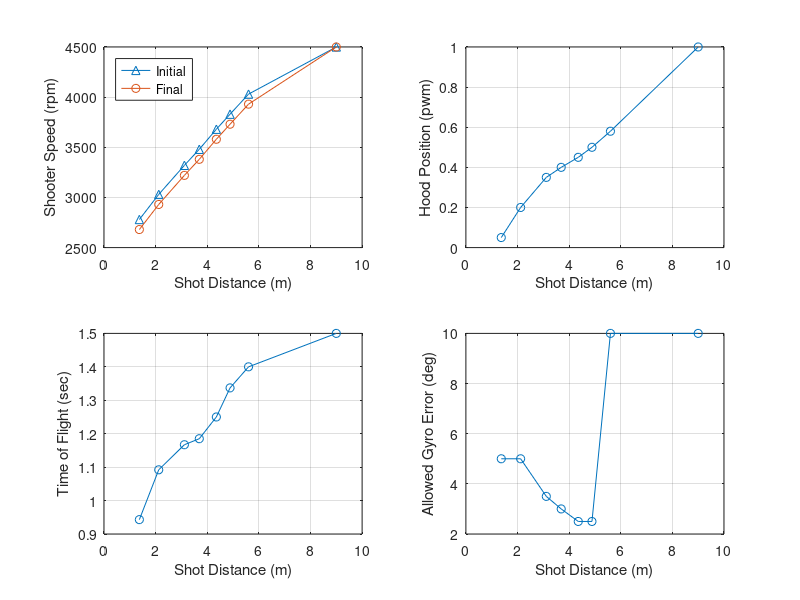

Recreate this plot in MATLAB.
%% Output Overrides
TEST_Output_Override_Flag = 0;
TEST_Transfer_Motor_DC_OV = 0;
TEST_Feeder_Motor_DC_OV = 0;
TEST_Desired_Shooter_Speed_OV = 0;
TEST_Desired_Shooter_FF_DC_OV = 0;
TEST_Desired_Hood_Enable_OV = 0;
TEST_Desired_Hood_Pos_OV = 0.05;
TEST_Intake_Arm_Motor_DC_OV = 0;
TEST_Intake_Roller_Motor_DC_OV = 0;

%% Field Element Position Data
Field_BlueAllianceZoneX = 182.11*0.0254;             % Meters
Field_RedAllianceZoneX  = (651.22-182.11)*0.0254;    % Meters
Field_Blue_Hub_X        = 182.11*0.0254;             % Meters
Field_Hub_Y             = 158.84*0.0254;             % Meters
Field_Red_Hub_X         = (651.22-182.11)*0.0254;    % Meters
Field_Pass_Y_Top        = (317.69-(96))*0.0254;
Field_Pass_Y_Bottom     = (96)*0.0254;
Field_Blue_Pass_X       = (156.61/2)*0.0254;
Field_Red_Pass_X        = (651.22-((156.61/2)))*0.0254;
Blue_Hub_LeftX = 5.1717;
Blue_Hub_RightX = 5.1717;
Blue_Hub_RightY = 4.548;
Blue_Hub_LeftY = 3.354;
Red_Hub_LeftX = 11.369;
Red_Hub_RightX = 11.369;
Red_Hub_RightY = 3.354;
Red_Hub_LeftY = 4.548;
Field_Width = 317.69 * 0.0254;
Field_Length = 691.22 * 0.0254;
Field_Length_Half = (Field_Length)/2;
%% Shooting Control Data
% Targets
Rebuilt_Transfer_Minimum_Factor = 0.8;
Rebuilt_Target_Transfer_Speed = 4000;   % rpm
Rebuilt_Negative_Feeder_Speed = -3000;  % this was -1000 with a 1:1 gear ratio
Rebuilt_Target_Feeder_Speed = 3*Rebuilt_Target_Transfer_Speed*0.84;  % rpm
% The 3 factor is for the 3:1 gear box.
% The 0.84 factor sets feeder belt linear speed to match transfer wheel surface linear speed
% Assumes 4 inch diameter transfer wheels and 24 tooth pulleys driving the belts

Rebuilt_Shot_Init_Time = 0.4; % Seconds

% Condition Checks
Rebuilt_Shoot_Robot_Velocity_Max = 1.7;   % meter/second
Rebuilt_Shoot_Motor_Max_Error = 100;    % rpm
Rebuilt_Shoot_Hood_Pos_Max_Error = 0.03;    % pwm position
Feeder_Max_Pulsetime = 1000; % seconds

% Check if Hub is Active for Scoring
Rebuilt_Match_Time_Transition  = 10; 
Rebuilt_Match_Time_Shift_1  = 35; 
Rebuilt_Match_Time_Shift_2  = 60; 
Rebuilt_Match_Time_Shift_3  = 85;
Rebuilt_Match_Time_Shift_4  = 110;
Rebuilt_Match_Time_Auto_Timer  = 30;
Rebuilt_Match_Time_Shift_Timer  = 25;
Rebuilt_Match_Time_End_Game_Timer = 30; 
Rebuilt_Match_Time_Shoot_Early = 2;

% Iteration error target threshold
Rebuilt_Shoot_Target_Error_Thresh = 0.1;    % Meters

Rebuilt_Des_Gyro_Shoot_Offset = 0;  % Degrees

% Distance (m)
Rebuilt_Shoot_Dist_0 = 1.370;
Rebuilt_Shoot_Dist_1 = 2.120;
Rebuilt_Shoot_Dist_2 = 3.115;
Rebuilt_Shoot_Dist_3 = 3.692;
Rebuilt_Shoot_Dist_4 = 4.353;
Rebuilt_Shoot_Dist_5 = 4.884;
Rebuilt_Shoot_Dist_6 = 5.6;
Rebuilt_Shoot_Dist_7 = 9.0;

% Desired_Shooter_Motor_Speed (rpm)
Rebuilt_Shoot_Shooter_Spd_0 = 2680;
Rebuilt_Shoot_Shooter_Spd_1 = 2930;
Rebuilt_Shoot_Shooter_Spd_2 = 3220;
Rebuilt_Shoot_Shooter_Spd_3 = 3380;
Rebuilt_Shoot_Shooter_Spd_4 = 3580;
Rebuilt_Shoot_Shooter_Spd_5 = 3730;
Rebuilt_Shoot_Shooter_Spd_6 = 3930;
Rebuilt_Shoot_Shooter_Spd_7 = 4500;

delta = 100;
% Desired_Shooter_Motor_Speed Init (rpm)
Rebuilt_Shoot_Shooter_Spd_I_0 = Rebuilt_Shoot_Shooter_Spd_0+delta;
Rebuilt_Shoot_Shooter_Spd_I_1 = Rebuilt_Shoot_Shooter_Spd_1+delta;
Rebuilt_Shoot_Shooter_Spd_I_2 = Rebuilt_Shoot_Shooter_Spd_2+delta;
Rebuilt_Shoot_Shooter_Spd_I_3 = Rebuilt_Shoot_Shooter_Spd_3+delta;
Rebuilt_Shoot_Shooter_Spd_I_4 = Rebuilt_Shoot_Shooter_Spd_4+delta;
Rebuilt_Shoot_Shooter_Spd_I_5 = Rebuilt_Shoot_Shooter_Spd_5+delta;
Rebuilt_Shoot_Shooter_Spd_I_6 = Rebuilt_Shoot_Shooter_Spd_6+delta;
Rebuilt_Shoot_Shooter_Spd_I_7 = Rebuilt_Shoot_Shooter_Spd_7;
clear delta

% Desired Hood Position (pwm)
Rebuilt_Shoot_Hood_Pos_0 = 0.05;
Rebuilt_Shoot_Hood_Pos_1 = 0.20;
Rebuilt_Shoot_Hood_Pos_2 = 0.35;
Rebuilt_Shoot_Hood_Pos_3 = 0.4;
Rebuilt_Shoot_Hood_Pos_4 = 0.45;
Rebuilt_Shoot_Hood_Pos_5 = 0.5;
Rebuilt_Shoot_Hood_Pos_6 = 0.58;
Rebuilt_Shoot_Hood_Pos_7 = 1;

% Time of Flight (sec)
Rebuilt_Shoot_TOF_0 = 0.943;
Rebuilt_Shoot_TOF_1 = 1.092;
Rebuilt_Shoot_TOF_2 = 1.167;
Rebuilt_Shoot_TOF_3 = 1.185;
Rebuilt_Shoot_TOF_4 = 1.250;
Rebuilt_Shoot_TOF_5 = 1.337;
Rebuilt_Shoot_TOF_6 = 1.4;
Rebuilt_Shoot_TOF_7 = 1.5;

% Allowed Gyro Error (degrees ... convert to radians in model)
Rebuilt_Shoot_Gyro_Err_0 = 5;
Rebuilt_Shoot_Gyro_Err_1 = 5;
Rebuilt_Shoot_Gyro_Err_2 = 3.5;
Rebuilt_Shoot_Gyro_Err_3 = 3.0;
Rebuilt_Shoot_Gyro_Err_4 = 2.5;
Rebuilt_Shoot_Gyro_Err_5 = 2.5;
Rebuilt_Shoot_Gyro_Err_6 = 10;
Rebuilt_Shoot_Gyro_Err_7 = 10;

% PLOT TABLES
    plot_dist     = [Rebuilt_Shoot_Dist_0 Rebuilt_Shoot_Dist_1 Rebuilt_Shoot_Dist_2 Rebuilt_Shoot_Dist_3 Rebuilt_Shoot_Dist_4 Rebuilt_Shoot_Dist_5 Rebuilt_Shoot_Dist_6 Rebuilt_Shoot_Dist_7];
    plot_shooter_i= [Rebuilt_Shoot_Shooter_Spd_I_0 Rebuilt_Shoot_Shooter_Spd_I_1 Rebuilt_Shoot_Shooter_Spd_I_2 Rebuilt_Shoot_Shooter_Spd_I_3 Rebuilt_Shoot_Shooter_Spd_I_4 Rebuilt_Shoot_Shooter_Spd_I_5 Rebuilt_Shoot_Shooter_Spd_I_6 Rebuilt_Shoot_Shooter_Spd_I_7];
    plot_shooter  = [Rebuilt_Shoot_Shooter_Spd_0 Rebuilt_Shoot_Shooter_Spd_1 Rebuilt_Shoot_Shooter_Spd_2 Rebuilt_Shoot_Shooter_Spd_3 Rebuilt_Shoot_Shooter_Spd_4 Rebuilt_Shoot_Shooter_Spd_5 Rebuilt_Shoot_Shooter_Spd_6 Rebuilt_Shoot_Shooter_Spd_7];
    plot_hood     = [Rebuilt_Shoot_Hood_Pos_0 Rebuilt_Shoot_Hood_Pos_1 Rebuilt_Shoot_Hood_Pos_2 Rebuilt_Shoot_Hood_Pos_3 Rebuilt_Shoot_Hood_Pos_4 Rebuilt_Shoot_Hood_Pos_5 Rebuilt_Shoot_Hood_Pos_6 Rebuilt_Shoot_Hood_Pos_7];
    plot_tof      = [Rebuilt_Shoot_TOF_0 Rebuilt_Shoot_TOF_1 Rebuilt_Shoot_TOF_2 Rebuilt_Shoot_TOF_3 Rebuilt_Shoot_TOF_4 Rebuilt_Shoot_TOF_5 Rebuilt_Shoot_TOF_6 Rebuilt_Shoot_TOF_7];
    plot_gyro_err = [Rebuilt_Shoot_Gyro_Err_0 Rebuilt_Shoot_Gyro_Err_1 Rebuilt_Shoot_Gyro_Err_2 Rebuilt_Shoot_Gyro_Err_3 Rebuilt_Shoot_Gyro_Err_4 Rebuilt_Shoot_Gyro_Err_5 Rebuilt_Shoot_Gyro_Err_6 Rebuilt_Shoot_Gyro_Err_7];
    
    figure(1)
    subplot(2,2,1), hold off
    plot(plot_dist,plot_shooter_i,'-^')
    hold on
    plot(plot_dist,plot_shooter,'-o')
    xlabel('Shot Distance (m)')
    ylabel('Shooter Speed (rpm)')
    grid on
    legend('Initial','Final','Location','northwest')
    
    subplot(2,2,2)
    plot(plot_dist,plot_hood,'-o')
    xlabel('Shot Distance (m)')
    ylabel('Hood Position (pwm)')
    grid on
    
    subplot(2,2,3)
    plot(plot_dist,plot_tof,'-o')
    xlabel('Shot Distance (m)')
    ylabel('Time of Flight (sec)')
    grid on
    
    subplot(2,2,4)
    plot(plot_dist,plot_gyro_err,'-o')
    xlabel('Shot Distance (m)')
    ylabel('Allowed Gyro Error (deg)')
    grid on
    
    % need to clear from workspace so not included in code generation
    clear plot_dist plot_shooter plot_hood plot_tof plot_gyro_err

% Control Parameters to Calculate Duty Cycle
Rebuilt_Feeder_Motor_Gain_FF = 1/6048;

Rebuilt_Transfer_Motor_Gain_FF = 1/7854;
Rebuilt_Transfer_Motor_Gain_P = 0.0001;
Rebuilt_Transfer_Motor_Gain_I = 0.001*0.02;
Rebuilt_Transfer_Error_Integral_Enable = 300;

Rebuilt_Shooter_Motor_Gain_FF = 1.5e-4; %1/6048;
% Rebuilt_Shooter_Motor_Gain_P = 0.001;
% Rebuilt_Shooter_Motor_Gain_I = 0.001*0.02;
% Rebuilt_Shooter_Error_Integral_Enable = 300;

% Hood Position Servo Properties
Rebuilt_Hood_Servo_Pos_Min = 0.05;
Rebuilt_Hood_Servo_Pos_Max = 1;
Rebuilt_Hood_Servo_Rate_Limit_Inc = 32/50*0.02;   % no load 32 mm/sec, total stroke 50 mm
Rebuilt_Hood_Servo_Rate_Limit_Dec = -Rebuilt_Hood_Servo_Rate_Limit_Inc;

%% Intake
Rebuilt_Intake_Des_Angle_In = -40;
Rebuilt_Intake_Meas_In_Disable = -20;   % disable motor when angle is less than this value and the desired anle is the in angle
Rebuilt_Intake_Meas_Out_Disable = 80;   % disable motor when angle is more than this value and the desired anle is the out angle
Rebuilt_Intake_Des_Angle_Out = 90;

Rebuilt_Intake_Cycle_Angle_In = -10;
Rebuilt_Intake_Cycle_Angle_Out = 10;

Rebuilt_Intake_RL_Inc =  3;
Rebuilt_Intake_RL_Dec = -3;

Rebuilt_Intake_Arm_Gain_P = 0.008;
Rebuilt_Intake_Arm_Gain_D = 0;

Rebuilt_Roller_Intake_In_Delay = 2; % sec

Rebuilt_Roller_Desired_Speed = 4500;
Rebuilt_Roller_Motor_Gain_FF = 1/6048;
Rebuilt_Roller_Motor_Gain_P = 0.0001;
Rebuilt_Roller_Motor_Gain_I = 0.001*0.02;
Rebuilt_Roller_Error_Integral_Enable = 300;
